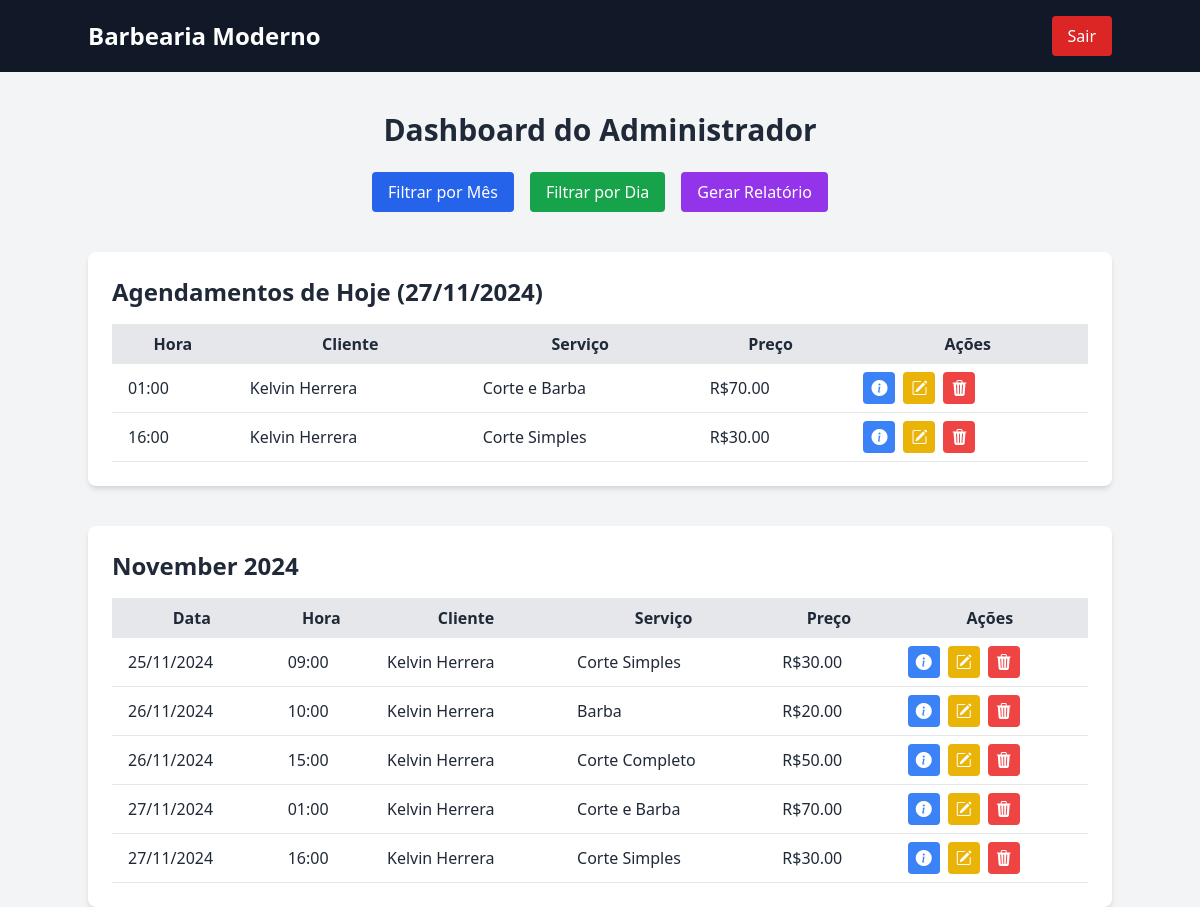
The app's page /admin/dashboard (signed in) with its own data.
### app.py (models this page shows)
class Appointment(db.Model):
    id = db.Column(db.Integer, primary_key=True)
    user_id = db.Column(db.Integer, db.ForeignKey('user.id'), nullable=False)
    date = db.Column(db.Date, nullable=False)
    time = db.Column(db.Time, nullable=False)
    user = db.relationship('User', backref='appointments')
    service_type = db.Column(db.String(100), nullable=False)  # Tipo de serviço
    price = db.Column(db.Float, nullable=False)  # Preço do serviço
    __table_args__ = (
        db.UniqueConstraint('date', 'time', name='unique_appointment'),
    )

class User(db.Model):
    id = db.Column(db.Integer, primary_key=True)
    name = db.Column(db.String(80), nullable=False)
    email = db.Column(db.String(120), unique=True, nullable=False)
    phone = db.Column(db.String(15), nullable=False)
    password = db.Column(db.String(200), nullable=False)
    is_admin = db.Column(db.Boolean, default=False)

### app.py (the view)
@app.route("/admin/dashboard")
@login_required
def admin_dashboard():
    user_id = session['user_id']
    user = User.query.get(user_id)
    if not user.is_admin:
        flash("Acesso negado. Apenas administradores podem acessar esta página.", "error")
        return redirect(url_for("home"))
    today = date.today()
    appointments = Appointment.query.order_by(Appointment.date, Appointment.time).all()
    appointments_today = []
    appointments_by_day = defaultdict(list)
    appointments_by_month = defaultdict(list)
    for appointment in appointments:
        if appointment.date == today:
            appointments_today.append(appointment)
        day = appointment.date.strftime('%d/%m/%Y')
        appointments_by_day[day].append(appointment)
        month = appointment.date.strftime('%B %Y')
        appointments_by_month[month].append(appointment)
    return render_template(
        "admin_dashboard.html",
        appointments_today=appointments_today,
        appointments_by_month=appointments_by_month,
        appointments_by_day=appointments_by_day,
        view_mode=request.args.get('view', 'month'),  # Padrão: 'month'
        today=today  # Adicionando o dia atual
    )

### app.py (called while the page is built)
def login_required(f):
    @wraps(f)
    def decorated_function(*args, **kwargs):
        if 'user_id' not in session:
            flash("Por favor, faça login para acessar a agenda.")
            return redirect(url_for('login'))
        return f(*args, **kwargs)
    return decorated_function

### templates/admin_dashboard.html (shortened to what this page needs)
<!DOCTYPE html>
<html lang="en">
<head>
    <script src="https://cdn.tailwindcss.com"></script>
    <link rel="stylesheet" href="https://cdn.jsdelivr.net/npm/bootstrap-icons@1.11.3/font/bootstrap-icons.min.css">
</head>
<body class="bg-gray-100 text-gray-800">
    <nav class="bg-gray-900 text-white">
        <div class="container mx-auto flex justify-between items-center py-4">
            <a href="#" class="text-2xl font-bold">Barbearia Moderno</a>
            <a href="{{ url_for('logout') }}" class="bg-red-600 py-2 px-4 rounded hover:bg-red-700">
                Sair
            </a>
        </div>
    </nav>
    <div class="container mx-auto mt-10">
        <h2 class="text-3xl font-bold text-center">Dashboard do Administrador</h2>
        <div class="flex justify-center space-x-4 mt-6">
            <a href="?view=month" class="bg-blue-600 text-white py-2 px-4 rounded hover:bg-blue-700">
                Filtrar por Mês
            </a>
            <a href="?view=day" class="bg-green-600 text-white py-2 px-4 rounded hover:bg-green-700">
                Filtrar por Dia
            </a>
            <a href="{{ url_for('relatorio_page') }}" class="bg-purple-600 text-white py-2 px-4 rounded hover:bg-purple-700">
                Gerar Relatório
            </a>
        </div>
{% if appointments_today %}
<div class="mt-10 bg-white p-6 rounded-lg shadow-md">
    <h3 class="text-2xl font-bold text-gray-800">Agendamentos de Hoje ({{ today.strftime('%d/%m/%Y') }})</h3>
    <div class="overflow-x-auto">
        <table class="table-auto w-full mt-4">
            <thead>
                <tr class="bg-gray-200">
                    <th class="px-4 py-2">Hora</th>
                    <th class="px-4 py-2">Cliente</th>
                    <th class="px-4 py-2">Serviço</th>
                    <th class="px-4 py-2">Preço</th>
                    <th class="px-4 py-2">Ações</th>
                </tr>
            </thead>
            <tbody>
                {% for appointment in appointments_today %}
                <tr class="border-b">
                    <td class="px-4 py-2">{{ appointment.time.strftime('%H:%M') }}</td>
                    <td class="px-4 py-2">{{ appointment.user.name }}</td>
                    <td class="px-4 py-2">{{ appointment.service_type }}</td>
                    <td class="px-4 py-2">R${{ '%.2f' | format(appointment.price) }}</td>
                    <td class="px-4 py-2 flex space-x-2">
                        <button onclick="openModal('{{ appointment.user.name }}', '{{ appointment.user.email }}', '{{ appointment.user.phone }}')"
                                class="bg-blue-500 text-white px-2 py-1 rounded hover:bg-blue-600">
                            <i class="bi bi-info-circle-fill"></i>
                        </button>
                        <a href="{{ url_for('editar_agendamento', appointment_id=appointment.id) }}"
                           class="bg-yellow-500 text-white px-2 py-1 rounded hover:bg-yellow-600">
                           <i class="bi bi-pencil-square"></i>
                        </a>
                        <a href="{{ url_for('deletar_agendamento', appointment_id=appointment.id) }}"
                           onclick="return confirm('Tem certeza que deseja deletar este agendamento?')"
                           class="bg-red-500 text-white px-2 py-1 rounded hover:bg-red-600">
                           <i class="bi bi-trash3-fill"></i>
                        </a>
                    </td>
                </tr>
                {% endfor %}
            </tbody>
        </table>
    </div>
</div>
{% endif %}
{% if view_mode == 'month' %}
{% for month, appointments in appointments_by_month.items() %}
<div class="mt-10 bg-white p-6 rounded-lg shadow-md">
    <h3 class="text-2xl font-bold text-gray-800">{{ month }}</h3>
    <div class="overflow-x-auto">
        <table class="table-auto w-full mt-4">
            <thead>
                <tr class="bg-gray-200">
                    <th class="px-4 py-2">Data</th>
                    <th class="px-4 py-2">Hora</th>
                    <th class="px-4 py-2">Cliente</th>
                    <th class="px-4 py-2">Serviço</th>
                    <th class="px-4 py-2">Preço</th>
                    <th class="px-4 py-2">Ações</th>
                </tr>
            </thead>
            <tbody>
                {% for appointment in appointments %}
                <tr class="border-b">
                    <td class="px-4 py-2">{{ appointment.date.strftime('%d/%m/%Y') }}</td>
                    <td class="px-4 py-2">{{ appointment.time.strftime('%H:%M') }}</td>
                    <td class="px-4 py-2">{{ appointment.user.name }}</td>
                    <td class="px-4 py-2">{{ appointment.service_type }}</td>
                    <td class="px-4 py-2">R${{ '%.2f' | format(appointment.price) }}</td>
                    <td class="px-4 py-2 flex space-x-2">
                        <button onclick="openModal('{{ appointment.user.name }}', '{{ appointment.user.email }}', '{{ appointment.user.phone }}')"
                                class="bg-blue-500 text-white px-2 py-1 rounded hover:bg-blue-600">
                            <i class="bi bi-info-circle-fill"></i>
                        </button>
                        <a href="{{ url_for('editar_agendamento', appointment_id=appointment.id) }}"
                           class="bg-yellow-500 text-white px-2 py-1 rounded hover:bg-yellow-600">
                           <i class="bi bi-pencil-square"></i>
                        </a>
                        <a href="{{ url_for('deletar_agendamento', appointment_id=appointment.id) }}"
                           onclick="return confirm('Tem certeza que deseja deletar este agendamento?')"
                           class="bg-red-500 text-white px-2 py-1 rounded hover:bg-red-600">
                           <i class="bi bi-trash3-fill"></i>
                        </a>
                    </td>
                </tr>
                {% endfor %}
            </tbody>
        </table>
    </div>
</div>
{% endfor %}
{% endif %}
    </div>
</body>
</html>

### records on screen
Appointment: time "01:00", user.name "Kelvin Herrera", service_type "Corte e Barba", price "70.00", date "27/11/2024"
Appointment: time "16:00", user.name "Kelvin Herrera", service_type "Corte Simples", price "30.00", date "27/11/2024"
Appointment: date "25/11/2024", time "09:00", user.name "Kelvin Herrera", service_type "Corte Simples", price "30.00"
Appointment: date "26/11/2024", time "10:00", user.name "Kelvin Herrera", service_type "Barba", price "20.00"
Appointment: date "26/11/2024", time "15:00", user.name "Kelvin Herrera", service_type "Corte Completo", price "50.00"

### other values on screen
{{ today.strftime('%d/%m/%Y') }} "27/11/2024"
{{ month }} "November 2024"
